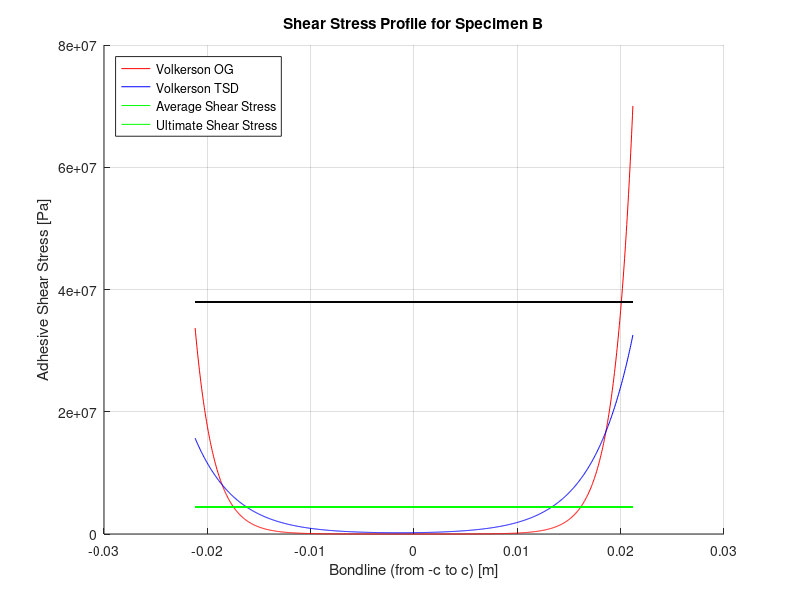
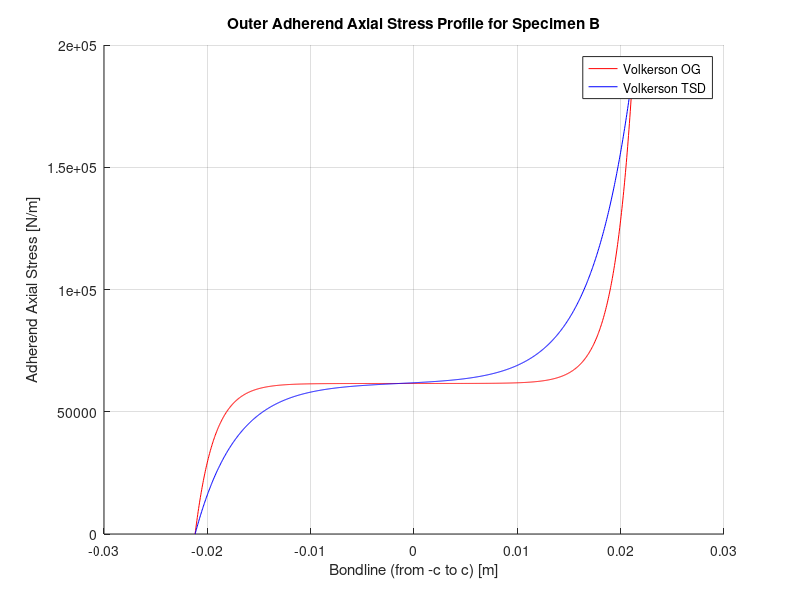

Here is the MATLAB script that generated these plots, in order:
close all;
clear;
clc;

%%Parameters
E_o = 25e9; %outer adherend Young's modulus [Pa]
E_i = 25e9; %inner adherend Young's modulus [Pa]
t_o = 0.0613 * 0.0254; %outer adherend thickness [m]
t_i = 0.1274 * 0.0254; %inner adherend thickness [m]
G_a = 0.6e9; %adhesive shear modulus [Pa]
G_o = 2.6e9; %outer adherend shear modulus [Pa]
G_i = 2.6e9; %inner adherend shear modulus [Pa]
t_tot = 0.1917 * 0.0254; %total thickness (adherends + adhesive) [m]
c = (1.668 * 0.0254) / 2; %half of bonded length [m]
w_t = 1.0994 * 0.0254; %specimen width [m]
N_x = 5.2921e03 / w_t; %applied axial loading [N/m]
tau_ult = 38e6; %ultimate shear stress [Pa]


%%Volkerson Model Constants
t_a = t_tot - (t_o + t_i); %adhesive thickness [m]

lambda_sq = (G_a / t_a) * ( 1/(E_o*t_o) + 1/(E_i*t_i) );
lambda = sqrt(lambda_sq);

mu_sq = 1 + (G_a*t_o)/(4*t_a*G_o) + (G_a*t_i)/(4*t_a*G_i);
mu = sqrt(mu_sq);

C_0_OG = (G_a * N_x) / (E_i * t_a * t_i);
B_0_OG = N_x / (2*sinh(lambda*c));
A_0_OG = ( N_x - (2*C_0_OG/lambda_sq) ) / (2*cosh(lambda*c));

C_0_TSD = (G_a * N_x) / (E_i * t_a * t_i);
B_0_TSD = N_x / (2*sinh((lambda/mu)*c));
A_0_TSD = ( N_x - (2*C_0_TSD/lambda_sq) ) / (2*cosh((lambda/mu)*c));


%%Average Shear Stress
tau_ave = N_x / (2*c);


%%Calculate Adhesive Shear Stress Profile
x = linspace(-c, c, 1000);

tau_OG = lambda * ( (N_x/2 - C_0_OG/lambda_sq)*(sinh(lambda*x)/cosh(lambda*c)) + ...
    (N_x/2)*(cosh(lambda*x)/sinh(lambda*c)) );
tau_OG_max = max(tau_OG);
x_OG_max = x( find(tau_OG == tau_OG_max) );

tau_TSD = (lambda/mu)*( (N_x/2 - C_0_TSD/lambda_sq)*sinh((lambda/mu)*x)/cosh((lambda/mu)*c) + ...
        (N_x/2)*cosh((lambda/mu)*x)/sinh((lambda/mu)*c));
tau_TSD_max = max(tau_TSD);
x_TSD_max = x( find(tau_TSD == tau_TSD_max) );


%%Calculate Outer Adherend Axial Stress Profile
N_o_OG = A_0_OG*cosh(lambda*x) + B_0_OG*sinh(lambda*x) + C_0_OG/lambda_sq;
N_o_TSD = A_0_TSD*cosh((lambda/mu)*x) + B_0_TSD*sinh((lambda/mu)*x) + C_0_TSD/lambda_sq;


%%Calculate Axial Stress Failure
for ii = 1:length(x)
    test = 1;
end


%%Plot Shear Stress Profile vs Average Shear Stress
figure(1)
hold on;
grid on;
plot(x, tau_OG, 'r');
plot(x, tau_TSD, 'b');
plot(x, tau_ave*ones(length(x)), 'g');
plot(x, tau_ult*ones(length(x)), 'k');
xlabel('Bondline (from -c to c) [m]');
ylabel('Adhesive Shear Stress [Pa]');
title('Shear Stress Profile for Specimen B');
legend('Volkerson OG', 'Volkerson TSD', 'Average Shear Stress', ...
    'Ultimate Shear Stress', 'Location', 'northwest');


%%Plot Outer Adherend Axial Stress Profile
figure(2)
hold on;
grid on;
plot(x, N_o_OG, 'r')
plot(x, N_o_TSD, 'b');
xlabel('Bondline (from -c to c) [m]');
ylabel('Adherend Axial Stress [N/m]');
title('Outer Adherend Axial Stress Profile for Specimen B');
legend('Volkerson OG', 'Volkerson TSD', 'Location', 'best');